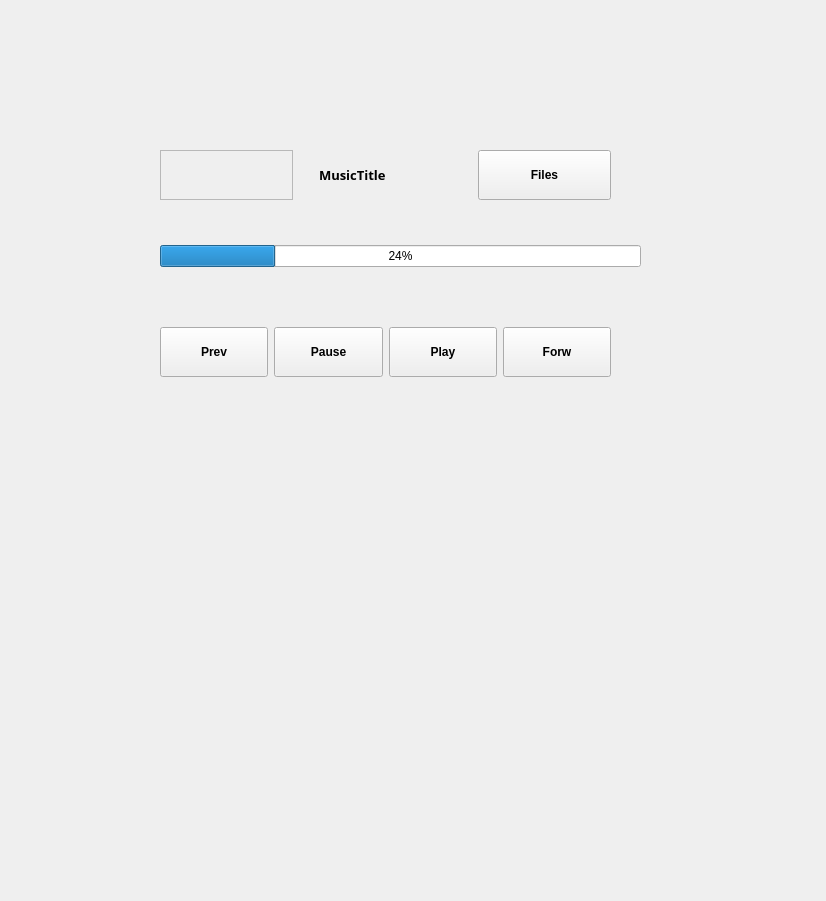
<?xml version="1.0" encoding="UTF-8"?>
<ui version="4.0">
 <class>Form</class>
 <widget class="QWidget" name="Form">
  <property name="geometry">
   <rect>
    <x>0</x>
    <y>0</y>
    <width>826</width>
    <height>901</height>
   </rect>
  </property>
  <property name="windowTitle">
   <string>Form</string>
  </property>
  <widget class="QWidget" name="verticalLayoutWidget">
   <property name="geometry">
    <rect>
     <x>130</x>
     <y>90</y>
     <width>511</width>
     <height>321</height>
    </rect>
   </property>
   <layout class="QVBoxLayout" name="verticalLayout">
    <property name="topMargin">
     <number>20</number>
    </property>
    <item>
     <layout class="QVBoxLayout" name="verticalLayout_2">
      <property name="topMargin">
       <number>20</number>
      </property>
      <item>
       <layout class="QHBoxLayout" name="horizontalLayout">
        <property name="leftMargin">
         <number>30</number>
        </property>
        <property name="topMargin">
         <number>20</number>
        </property>
        <property name="rightMargin">
         <number>30</number>
        </property>
        <item>
         <widget class="QFrame" name="MusicLogo">
          <property name="frameShape">
           <enum>QFrame::StyledPanel</enum>
          </property>
          <property name="frameShadow">
           <enum>QFrame::Raised</enum>
          </property>
         </widget>
        </item>
        <item>
         <spacer name="verticalSpacer_5">
          <property name="orientation">
           <enum>Qt::Vertical</enum>
          </property>
          <property name="sizeHint" stdset="0">
           <size>
            <width>20</width>
            <height>40</height>
           </size>
          </property>
         </spacer>
        </item>
        <item>
         <widget class="QLabel" name="MusicTitle">
          <property name="font">
           <font>
            <family>Segoe Print</family>
            <pointsize>10</pointsize>
            <weight>75</weight>
            <bold>true</bold>
           </font>
          </property>
          <property name="text">
           <string>MusicTitle</string>
          </property>
         </widget>
        </item>
        <item>
         <spacer name="verticalSpacer_4">
          <property name="orientation">
           <enum>Qt::Vertical</enum>
          </property>
          <property name="sizeHint" stdset="0">
           <size>
            <width>20</width>
            <height>40</height>
           </size>
          </property>
         </spacer>
        </item>
        <item>
         <widget class="QPushButton" name="FileFinder">
          <property name="minimumSize">
           <size>
            <width>20</width>
            <height>50</height>
           </size>
          </property>
          <property name="font">
           <font>
            <weight>75</weight>
            <bold>true</bold>
           </font>
          </property>
          <property name="text">
           <string>Files</string>
          </property>
         </widget>
        </item>
       </layout>
      </item>
      <item>
       <spacer name="verticalSpacer_2">
        <property name="orientation">
         <enum>Qt::Vertical</enum>
        </property>
        <property name="sizeHint" stdset="0">
         <size>
          <width>20</width>
          <height>40</height>
         </size>
        </property>
       </spacer>
      </item>
     </layout>
    </item>
    <item>
     <spacer name="horizontalSpacer">
      <property name="orientation">
       <enum>Qt::Horizontal</enum>
      </property>
      <property name="sizeHint" stdset="0">
       <size>
        <width>40</width>
        <height>20</height>
       </size>
      </property>
     </spacer>
    </item>
    <item>
     <layout class="QHBoxLayout" name="horizontalLayout_2">
      <property name="leftMargin">
       <number>30</number>
      </property>
      <property name="topMargin">
       <number>5</number>
      </property>
      <property name="rightMargin">
       <number>0</number>
      </property>
      <property name="bottomMargin">
       <number>20</number>
      </property>
      <item>
       <widget class="QProgressBar" name="ProgressBar">
        <property name="value">
         <number>24</number>
        </property>
       </widget>
      </item>
     </layout>
    </item>
    <item>
     <spacer name="verticalSpacer">
      <property name="orientation">
       <enum>Qt::Vertical</enum>
      </property>
      <property name="sizeHint" stdset="0">
       <size>
        <width>20</width>
        <height>40</height>
       </size>
      </property>
     </spacer>
    </item>
    <item>
     <layout class="QHBoxLayout" name="horizontalLayout_3">
      <property name="leftMargin">
       <number>30</number>
      </property>
      <property name="topMargin">
       <number>20</number>
      </property>
      <property name="rightMargin">
       <number>30</number>
      </property>
      <property name="bottomMargin">
       <number>20</number>
      </property>
      <item>
       <widget class="QPushButton" name="PreviousButton">
        <property name="minimumSize">
         <size>
          <width>80</width>
          <height>50</height>
         </size>
        </property>
        <property name="font">
         <font>
          <weight>75</weight>
          <bold>true</bold>
         </font>
        </property>
        <property name="text">
         <string>Prev</string>
        </property>
       </widget>
      </item>
      <item>
       <widget class="QPushButton" name="PauseButton">
        <property name="minimumSize">
         <size>
          <width>80</width>
          <height>50</height>
         </size>
        </property>
        <property name="font">
         <font>
          <weight>75</weight>
          <bold>true</bold>
         </font>
        </property>
        <property name="text">
         <string>Pause</string>
        </property>
       </widget>
      </item>
      <item>
       <widget class="QPushButton" name="PlayButton">
        <property name="minimumSize">
         <size>
          <width>80</width>
          <height>50</height>
         </size>
        </property>
        <property name="font">
         <font>
          <weight>75</weight>
          <bold>true</bold>
         </font>
        </property>
        <property name="text">
         <string>Play</string>
        </property>
       </widget>
      </item>
      <item>
       <widget class="QPushButton" name="ForwardButton">
        <property name="minimumSize">
         <size>
          <width>80</width>
          <height>50</height>
         </size>
        </property>
        <property name="font">
         <font>
          <weight>75</weight>
          <bold>true</bold>
         </font>
        </property>
        <property name="text">
         <string>Forw</string>
        </property>
       </widget>
      </item>
     </layout>
    </item>
    <item>
     <spacer name="verticalSpacer_3">
      <property name="orientation">
       <enum>Qt::Vertical</enum>
      </property>
      <property name="sizeHint" stdset="0">
       <size>
        <width>20</width>
        <height>40</height>
       </size>
      </property>
     </spacer>
    </item>
   </layout>
  </widget>
 </widget>
 <resources/>
 <connections/>
</ui>
